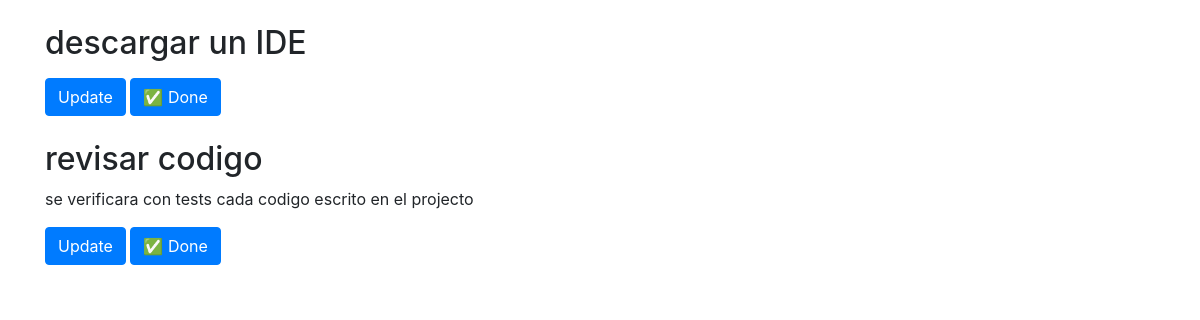
The page /Tasks/ on the database as committed earlier.
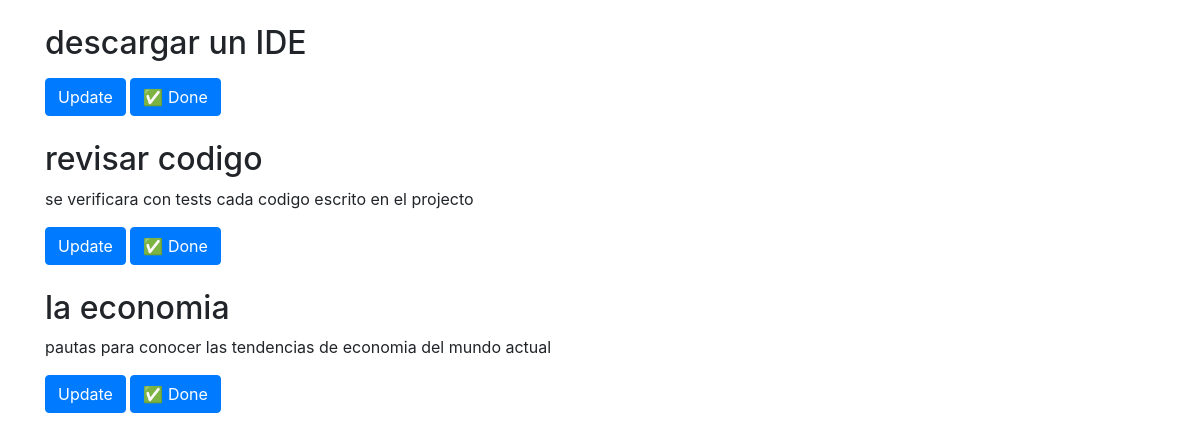
The same page on the database as committed later.
### myapp/models.py (models this page shows, shortened)
class Task(models.Model):
    title = models.CharField(max_length=200)
    description = models.TextField()
    Project = models.ForeignKey(Project, on_delete=models.CASCADE)
    done = models.BooleanField(default=False)

### myapp/views.py (the view)
# urls.py: path('Tasks/',views.tasks),
def tasks(request):
   tasks = Task.objects.all ()
   return render(request, 'tasks.html',{
        'tasks': tasks
    })

### myapp/templates/tasks.html (shortened to what this page needs)
{% load bootstrap4 %}
{% bootstrap_css %}
 {% for tasks in tasks %}
 <div class = 'container'>
  <h2>{{ tasks.title }}</h2>
  <p>{{ tasks.description }}</p>
 <button type="button" class="btn btn-primary">Update</button>
 <button type="button" class="btn btn-primary">✅ Done</button>
</div>
{% endfor %}

Rows that differ between the two databases and show on the page:
added Task: title "la economia", description "pautas para conocer las tendencias de economia del mundo actual"
